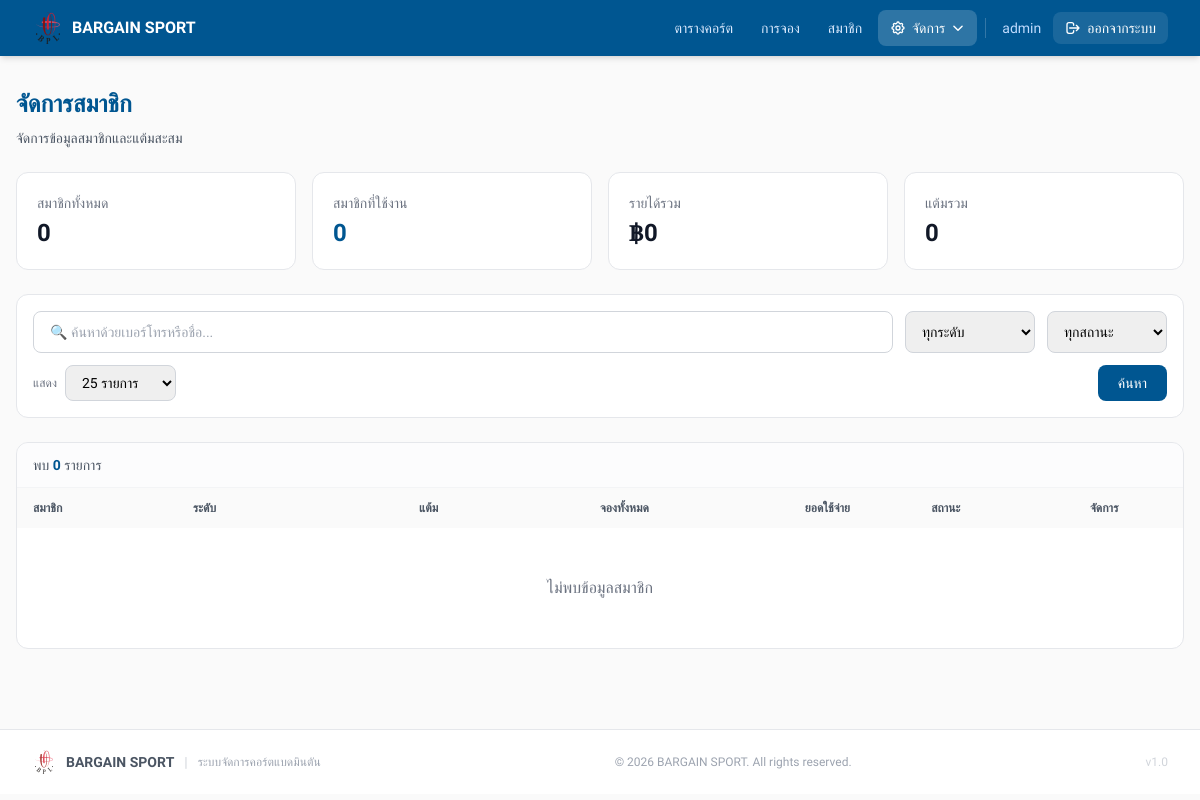
/admin/members.php (signed in), run on an earlier commit of the app's database.
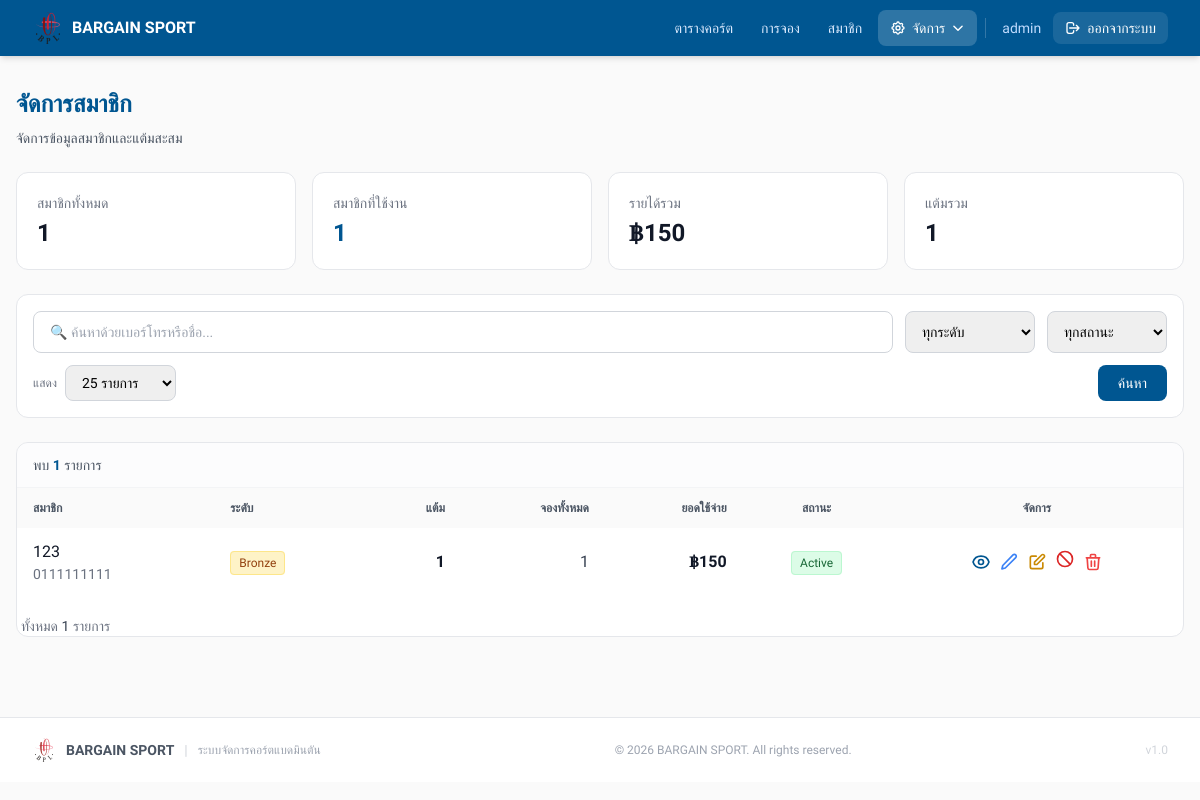
And on a later commit of the database.
### tables this page shows
CREATE TABLE `members` (
  `id` int NOT NULL,
  `phone` varchar(10) NOT NULL,
  `name` varchar(100) NOT NULL,
  `email` varchar(100) DEFAULT NULL,
  `points` int DEFAULT '0',
  `total_bookings` int DEFAULT '0',
  `total_spent` decimal(10,2) DEFAULT '0.00',
  `member_level` enum('Bronze','Silver','Gold','Platinum') DEFAULT 'Bronze',
  `joined_date` datetime DEFAULT CURRENT_TIMESTAMP,
  `last_booking_date` datetime DEFAULT NULL,
  `birth_date` date DEFAULT NULL,
  `status` enum('active','inactive') DEFAULT 'active',
  `notes` text
);

### admin/members.php (the view, shortened to what the rows shown need)
<?php
require_once __DIR__ . '/../config/db.php';
$per_page_raw = $_GET['per_page'] ?? '25';
$per_page = ($per_page_raw === 'all') ? 0 : (int) $per_page_raw;
$page = max(1, (int) ($_GET['page'] ?? 1));
$where = ['1=1'];
$params = [];
$whereClause = implode(' AND ', $where);
$countStmt = $pdo->prepare("SELECT COUNT(*) FROM members WHERE $whereClause");
$countStmt->execute($params);
$totalRecords = (int) $countStmt->fetchColumn();
$offset = 0;
if ($per_page > 0) {
    $totalPages = max(1, (int) ceil($totalRecords / $per_page));
    $page = min($page, $totalPages);
    $offset = ($page - 1) * $per_page;
}
$sql = "SELECT * FROM members WHERE $whereClause ORDER BY total_spent DESC, joined_date DESC";
if ($per_page > 0)
    $sql .= " LIMIT $per_page OFFSET $offset";
$stmt = $pdo->prepare($sql);
$stmt->execute($params);
$members = $stmt->fetchAll();
$levelColors = [
    'Bronze' => ['bg' => 'bg-amber-100', 'text' => 'text-amber-800', 'border' => 'border-amber-200'],
    'Silver' => ['bg' => 'bg-gray-100', 'text' => 'text-gray-800', 'border' => 'border-gray-300'],
    'Gold' => ['bg' => 'bg-yellow-100', 'text' => 'text-yellow-800', 'border' => 'border-yellow-300'],
    'Platinum' => ['bg' => 'bg-blue-100', 'text' => 'text-blue-800', 'border' => 'border-blue-300']
];
?>
<!doctype html>
<html lang="th">
<head>
    <script src="https://cdn.tailwindcss.com"></script>
</head>
<body style="background:#FAFAFA;" class="min-h-screen">
    <div class="max-w-7xl mx-auto px-4 py-8">
        <div class="mb-6">
            <h1 style="color:#005691;" class="text-2xl font-bold mb-2">จัดการสมาชิก</h1>
        </div>
        <div class="bg-white rounded-xl border border-gray-200 overflow-hidden">
            <div class="overflow-x-auto">
                <table class="w-full">
                    <thead style="background:#FAFAFA;">
                        <tr>
                            <th class="px-4 py-3 text-left text-xs font-semibold text-gray-600 uppercase">สมาชิก</th>
                            <th class="px-4 py-3 text-left text-xs font-semibold text-gray-600 uppercase">ระดับ</th>
                            <th class="px-4 py-3 text-right text-xs font-semibold text-gray-600 uppercase">แต้ม</th>
                            <th class="px-4 py-3 text-right text-xs font-semibold text-gray-600 uppercase">จองทั้งหมด
                            </th>
                            <th class="px-4 py-3 text-right text-xs font-semibold text-gray-600 uppercase">ยอดใช้จ่าย
                            </th>
                            <th class="px-4 py-3 text-center text-xs font-semibold text-gray-600 uppercase">สถานะ</th>
                            <th class="px-4 py-3 text-center text-xs font-semibold text-gray-600 uppercase">จัดการ</th>
                        </tr>
                    </thead>
                    <tbody class="divide-y divide-gray-200">
                        <?php if (count($members) === 0): ?>
                            <tr>
                                <td colspan="7" class="px-4 py-12 text-center text-gray-500">
                                    ไม่พบข้อมูลสมาชิก
                                </td>
                            </tr>
                        <?php else: ?>
                            <?php foreach ($members as $member): ?>
                                <?php $colors = $levelColors[$member['member_level']] ?? $levelColors['Bronze']; ?>
                                <tr class="hover:bg-gray-50">
                                    <td class="px-4 py-3">
                                        <div>
                                            <p class="font-medium text-gray-900"><?= htmlspecialchars($member['name']) ?></p>
                                            <p class="text-sm text-gray-500"><?= htmlspecialchars($member['phone']) ?></p>
                                        </div>
                                    </td>
                                    <td class="px-4 py-3">
                                        <span
                                            class="<?= $colors['bg'] ?> <?= $colors['text'] ?> <?= $colors['border'] ?> border px-2 py-1 rounded text-xs font-medium">
                                            <?= htmlspecialchars($member['member_level']) ?>
                                        </span>
                                    </td>
                                    <td class="px-4 py-3 text-right font-semibold text-gray-900">
                                        <?= number_format($member['points']) ?>
                                    </td>
                                    <td class="px-4 py-3 text-right text-gray-700">
                                        <?= number_format($member['total_bookings']) ?>
                                    </td>
                                    <td class="px-4 py-3 text-right font-semibold text-gray-900">
                                        ฿<?= number_format($member['total_spent'], 0) ?>
                                    </td>
                                    <td class="px-4 py-3 text-center">
                                        <?php if ($member['status'] === 'active'): ?>
                                            <span
                                                class="bg-green-100 text-green-800 border border-green-200 px-2 py-1 rounded text-xs font-medium">
                                                Active
                                            </span>
                                        <?php endif; ?>
                                    </td>
                                    <td class="px-4 py-3">
                                        <div class="flex items-center justify-center gap-2">
                                            <a href="/members/profile.php?id=<?= $member['id'] ?>" class="text-sm"
                                                style="color:#005691;" title="ดูโปรไฟล์">
                                            </a>
                                            <button
                                                onclick="openEditModal(<?= $member['id'] ?>, '<?= htmlspecialchars($member['name'], ENT_QUOTES) ?>', '<?= htmlspecialchars($member['email'] ?? '', ENT_QUOTES) ?>')"
                                                class="text-sm text-blue-500 hover:text-blue-700 transition-colors" title="แก้ไขข้อมูล">
                                                <svg class="w-5 h-5" fill="none" stroke="currentColor" viewBox="0 0 24 24">
                                                    <path stroke-linecap="round" stroke-linejoin="round" stroke-width="2"
                                                        d="M16.862 3.487a2.25 2.25 0 113.182 3.182L7.5 19.213l-4 1 1-4 12.362-12.726z" />
                                                </svg>
                                            </button>
                                            <button
                                                onclick="openAdjustModal(<?= $member['id'] ?>, '<?= htmlspecialchars($member['name'], ENT_QUOTES) ?>', <?= $member['points'] ?>)"
                                                class="text-sm text-yellow-600" title="ปรับแต้ม">
                                                <svg class="w-5 h-5" fill="none" stroke="currentColor" viewBox="0 0 24 24">
                                                    <path stroke-linecap="round" stroke-linejoin="round" stroke-width="2"
                                                        d="M11 5H6a2 2 0 00-2 2v11a2 2 0 002 2h11a2 2 0 002-2v-5m-1.414-9.414a2 2 0 112.828 2.828L11.828 15H9v-2.828l8.586-8.586z" />
                                                </svg>
                                            </button>
                                            <form method="post" class="inline" onsubmit="return confirm('แน่ใจหรือไม่?')">
                                                <button type="submit"
                                                    class="text-sm <?= $member['status'] === 'active' ? 'text-red-600' : 'text-green-600' ?>"
                                                    title="<?= $member['status'] === 'active' ? 'ระงับ' : 'เปิดใช้งาน' ?>">
                                                    <svg class="w-5 h-5" fill="none" stroke="currentColor" viewBox="0 0 24 24">
                                                        <?php if ($member['status'] === 'active'): ?>
                                                            <path stroke-linecap="round" stroke-linejoin="round" stroke-width="2"
                                                                d="M18.364 18.364A9 9 0 005.636 5.636m12.728 12.728A9 9 0 015.636 5.636m12.728 12.728L5.636 5.636" />
                                                        <?php else: ?>
                                                            <path stroke-linecap="round" stroke-linejoin="round" stroke-width="2"
                                                                d="M9 12l2 2 4-4m6 2a9 9 0 11-18 0 9 9 0 0118 0z" />
                                                        <?php endif; ?>
                                                    </svg>
                                                </button>
                                            </form>
                                            <button type="button"
                                                onclick="confirmDelete(<?= $member['id'] ?>, '<?= htmlspecialchars($member['name'], ENT_QUOTES) ?>', <?= (int) $member['total_bookings'] ?>)"
                                                class="text-sm text-red-500 hover:text-red-700 transition-colors"
                                                title="ลบสมาชิก">
                                                <svg class="w-5 h-5" fill="none" stroke="currentColor" viewBox="0 0 24 24">
                                                    <path stroke-linecap="round" stroke-linejoin="round" stroke-width="2"
                                                        d="M19 7l-.867 12.142A2 2 0 0116.138 21H7.862a2 2 0 01-1.995-1.858L5 7m5 4v6m4-6v6m1-10V4a1 1 0 00-1-1h-4a1 1 0 00-1 1v3M4 7h16" />
                                                </svg>
                                            </button>
                                        </div>
                                    </td>
                                </tr>
                            <?php endforeach; ?>
                        <?php endif; ?>
                    </tbody>
                </table>
            </div>
        </div>
    </div>
</body>
</html>

What changed in the data, as far as the page shows it:
added members: name "123", phone "0111111111", member_level "Bronze", points "1", total_bookings "1", total_spent "150", status "Active"
Also different on the page:
$stats['total_members']: "0" → "1"
$stats['active_members']: "0" → "1"
$stats['total_revenue']: "0" → "150"
$stats['total_points']: "0" → "1"
$totalRecords: "0" → "1"
$totalRecords: (not shown) → "1"
text no longer shown: "ไม่พบข้อมูลสมาชิก"
text now shown: "ทั้งหมด รายการ"
